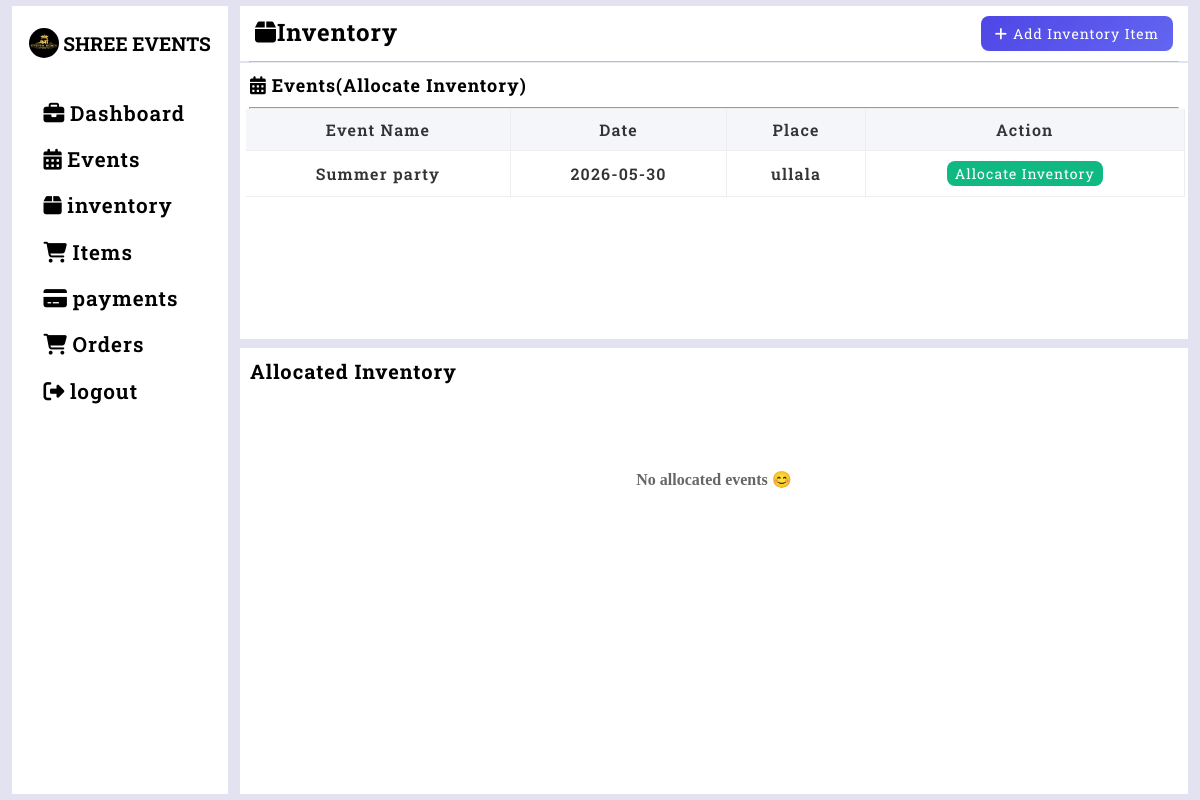
Screenshot of /inventory (signed in) with the database file from the repository.
### tables this page shows
CREATE TABLE events(event_id INTEGER PRIMARY KEY AUTOINCREMENT,
                event_name TEXT NOT NULL,
                event_date DATETIME NOT NULL,
                event_time DATETIME NOT NULL,
                place TEXT NOT NULL,
                cust TEXT NOT NULL,
                status TEXT DEFAULT 'pending',
                event_status TEXT DEFAULT 'upcoming',
                phone_number INTEGER NOT NULL
                );

### inventory.py (the view)
@inventory_app.route('/inventory', methods=['GET', 'POST'])
def inventory_fn():
    if 'user' not in session:
        return redirect(url_for('home'))
    event_id = request.form.get('event_id') or request.args.get('event_id')
    event_date = get_event_date(event_id)
    inven_data = get_inventory(event_date)
    show_popup = False
    if request.method == 'POST':
        if 'allocate_inventory' in request.form:
            return handle_add_inventory()
        elif 'sava_alloc' in request.form:
            return handle_save_allocation(event_id)
        elif 'search_btn' in request.form:
            inven_data = handle_search(event_date)
            show_popup = True
        elif 'clear_btn' in request.form:
            inven_data = handle_clear_search(event_date)
            show_popup = True
        elif 'delete_btn' in request.form:
            return handle_delete_allocation()
    else:
        if not event_id:
            session.pop('alloc_cart', None)
    existing_alloc = {}
    if event_id:
        show_popup = True
        existing_alloc = build_existing_alloc(event_id)
    return render_template(
        "inventory.html",
        existing_alloc=existing_alloc,
        events=events_list_in(),
        inven_data=inven_data,
        show_popup=show_popup,
        event_id=event_id,
        allocated_events_list=allocated_events(),
        allocated_list=allocated_inventory_list(),
        total_data=total_mount_calculations()
    )

### database.py (called while the page is built)
def get_connection():
    con=sqlite3.connect("database.db",timeout=30,check_same_thread=False)
    return con

def events_list_in():
    con=get_connection()
    cursor=con.cursor()
    cursor.execute("SELECT event_id,event_name,event_date,event_time,place,cust,phone_number FROM events WHERE status='pending'")
    events_li=cursor.fetchall()
    con.commit()
    con.close()
    return events_li

def get_inventory(event_date=None):
    con=get_connection()
    cursor=con.cursor()
    if event_date:
        cursor.execute("""
            SELECT
                i.item_id,
                i.item_name,
                i.item_quantity - COALESCE(SUM(CASE
                    WHEN a.event_date = ? THEN a.quantity
                    ELSE 0
                END), 0) AS available_quantity,
                i.item_price
            FROM inventory i
            LEFT JOIN allocation a ON i.item_id = a.item_id
            GROUP BY i.item_id, i.item_name, i.item_quantity, i.item_price
        """, (event_date,))
    else:
        cursor.execute("SELECT item_id, item_name, item_quantity, item_price FROM inventory")
    inven_data=cursor.fetchall()
    con.close()
    return inven_data

def allocated_events():
    con=get_connection()
    cursor=con.cursor()
    cursor.execute("SELECT * FROM events WHERE status='allocated' AND event_date>DATE('now') ORDER BY event_id DESC")
    pen_data=cursor.fetchall()
    con.commit()
    con.close()
    return pen_data

def allocated_inventory_list():
    con=get_connection()
    cursor=con.cursor()
    cursor.execute("SELECT e.event_id,e.event_name,i.item_name,a.price_per_unit,a.quantity,a.total_price,a.item_id,e.event_date FROM allocation a JOIN events e ON e.event_id=a.event_id JOIN inventory i ON i.item_id=a.item_id WHERE e.event_date>DATE('now')")
    join_data=cursor.fetchall()
    con.commit()
    con.close()
    return join_data

def total_mount_calculations():
    con=get_connection()
    cursor=con.cursor()
    cursor.execute("SELECT event_id,SUM(quantity*price_per_unit)AS total FROM allocation GROUP BY event_id")
    total_data=cursor.fetchall()
    con.commit()
    con.close()
    return total_data

### inventory.py (called while the page is built)
def get_event_date(event_id):
    if event_id:
        event = get_event_by_id(event_id)
        if event:
            return event[2]
    return None

### templates/inventory.html (shortened to what this page needs)
{% extends "base.html" %} {% block title %}INVENTORY{% endblock %}
{% block content %}
<div class="main-inventory-box">
  <div class="inventory-header">
    <h3><i class="fa-solid fa-box"></i>Inventory</h3>
    <button type="button" id="openPopup">
      <i class="fa-solid fa-plus"></i>Add Inventory Item
    </button>
  </div>
  <hr style="opacity: 0.5" />
  <div class="inventory-events-list">
    <div class="in-child-header">
      <h2>
        <i class="fa-solid fa-calendar-days"></i>Events(Allocate Inventory)
      </h2>
    </div>
    <hr />
    <form method="post">
      <div class="inventory-table-container">
        <table>
          <thead>
            <tr>
              <td>Event Name</td>
              <td>Date</td>
              <td>Place</td>
              <td>Action</td>
            </tr>
          </thead>
          <tbody>
            {% if events %}
            {% for e in events %}
            <tr>
              <td>{{e[1]}}</td>
              <td>{{e[2]}}</td>
              <td>{{e[4]}}</td>
              <td>
                <button name="allocate" type="button" id="allocate_btn" class="allocate_btn" data-id="{{e[0]}}">
                  Allocate Inventory
                </button>
              </td>
            </tr>
            {% endfor %}
            {% else %}
            <tr style="width: 100%; height:100px;">
              <td colspan="4" style="text-align:center; vertical-align:middle; font-size:16px; color:#666;">NO EVENTS LEFT TO ALLOCATE INVENTORY 😭</td>
            </tr>
            {% endif %}
          </tbody>
        </table>
      </div>
    </form>
  </div>
  <div class="allocated-inventory-container">
    <h3>Allocated Inventory</h3>
    <div class="events-cont">
       {% if allocated_events_list %}
      {% for events in allocated_events_list %}
      <div class="event">
        <form method="post">
          <div class="event-header">
            <p>{{events[1]}}</p>
            <button type="button" class="edit-btn" data-event="{{events[0]}}"><i
                class="fa-solid fa-pen-to-square"></i></button>
            <span class="side">></span>
          </div>
          <div class="inventory">
            <table>
              <thead>
                <tr>
                  <td>Item Name</td>
                  <td>Quantity</td>
                  <td>Price/Q</td>
                  <td>Total Price</td>
                  <td>Action</td>
                </tr>
              </thead>
              <tbody>
                {% set ns = namespace(found=false) %}
                {% for row in allocated_list %}
                {% if row[0]==events[0] %}
                {% set ns.found = true %}
                <tr>
                  <td>{{row[2]}}</td>
                  <td>{{row[4]}}</td>
                  <td>{{row[3]}}</td>
                  <td>{{row[5]}}</td>
                  <td>
                    <form method="post">
                      <input type="hidden" name="event_id" value="{{row[0]}}">
                      <input type="hidden" name="item_id" value="{{row[6]}}">
                      <button name="delete_btn"
                        onclick="return confirm('Are you sure you want to deelete this inventory?')">delete</button>
                    </form>
                  </td>
                </tr>
                {% endif %}
                {% endfor %}
                {% if not ns.found %}
                    <tr class="empty-row">
                        <td colspan="5" class="no-events-msg" style="text-align:center; vertical-align:middle; font-size:16px; color:#666;">
                              No items allocated
                        </td>
                    </tr>
                {% endif %}
              </tbody>
            </table>
            {% for t in total_data %}
            {% if t[0]==events[0] %}
            <p style="text-align: right; padding-right: 50px;padding-bottom:5px ;">
              Total Amount - {{t[1]}}
            </p>
            {% endif %}
            {% endfor %}
          </div>
        </form>
      </div>
      {% endfor %}
{% else %}
<div class="no-allocated-events">
  No allocated events 😊
</div>
{% endif %}
    </div>
  </div>
  {% endblock %}

### static/main.css (style rules this page uses)
* { box-sizing: border-box; margin: 0; padding: 0; }
hr { width: 98%; margin: auto; }
thead { background: #f5f6fa; }
table td { padding: 10px 15px; height: 30px; border-bottom: 1px solid #eee; border-right: 1px solid #eee; font-family: "Roboto Slab", serif; letter-spacing: 1.2px; color: #333; font-weight: 600; }
table td button { background-color: #fff; border: none; outline: none; height: 20px; font-size: 18px; }
.main-inventory-box { width: 100%; height: 100%; background-color: #e2e2f1; overflow: hidden; }
.main-inventory-box .inventory-header { width: 100%; padding: 10px 15px; display: flex; justify-content: space-between; background-color: #fff; }
.inventory-header h3 { font-family: "Roboto Slab", serif; letter-spacing: 1px; font-size: 24px; }
.inventory-header button { color: white; font-family: "Roboto Slab", serif; font-size: 14px; letter-spacing: 1px; padding: 8px 14px; background: linear-gradient(135deg, #4f46e5, #6366f1); outline: none; border: none; border-radius: 8px; }
.inventory-header button i { margin-right: 5px; }
.main-inventory-box .inventory-events-list { width: 100%; height: 35%; overflow-y: auto; background-color: #fff; }
.in-child-header { width: 100%; padding: 10px; }
.in-child-header h2 { font-size: 18px; font-family: "Roboto Slab", serif; letter-spacing: 1px; }
.in-child-header h2 i { margin-right: 5px; }
.inventory-events-list .inventory-table-container { width: 100%; height: 100%; background-color: #fff; }
.inventory-table-container table { width: 99%; margin: 0 6px; border-collapse: collapse; }
.inventory-table-container table thead td { background-color: #f5f6fa; height: 20px; font-family: "Roboto Slab", serif; text-align: center; padding: 10px; }
.inventory-table-container table tbody td { font-family: "Roboto Slab", serif; height: 15px; text-align: center; }
.inventory-table-container table td button { color: white; font-family: "Roboto Slab", serif; font-size: 14px; letter-spacing: 1px; height: 25px; padding: 1px 8px; background-color: #10b981; outline: none; border: none; border-radius: 8px; }
.allocated-inventory-container { width: 100%; height: 60%; margin-top: 1%; background-color: #fff; overflow-y: hidden; }
.allocated-inventory-container h3 { padding: 10px; font-size: 20px; letter-spacing: 1px; font-family: "Roboto Slab", serif; cursor: pointer; }
.events-cont { width: 100%; height: 90%; overflow: auto; padding: 10px; }
.no-allocated-events { width: 100%; height: 150px; display: flex; justify-content: center; align-items: center; color: #666; font-size: 16px; font-weight: 900; }

### rows the page displays
events: event_name "Summer party", event_date "2026-05-30", place "ullala"
